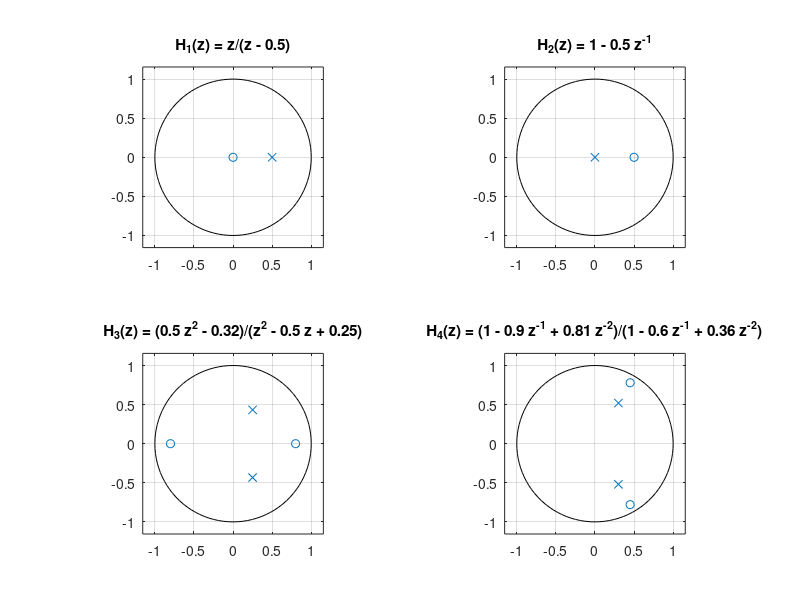

The MATLAB script that drew this image:
% 1) H(z) = z/(z - 0.5)  =>  H(z) = 1/(1 - 0.5 z^-1)
num3 = [1 0];
den3 = [1 -0.5];

% 2) H(z) = 1 - 0.5 z^-1
num4 = [1 -0.5];
den4 = [1];

% 3) H(z) = (0.5 z^2 - 0.32)/(z^2 - 0.5 z + 0.25)
% (z^-1 form is (0.5 - 0.32 z^-2)/(1 - 0.5 z^-1 + 0.25 z^-2))
num5 = [0.5 0 -0.32];
den5 = [1 -0.5 0.25];

% 4) H(z) = (1 - 0.9 z^-1 + 0.81 z^-2)/(1 - 0.6 z^-1 + 0.36 z^-2)
num6 = [1 -0.9 0.81];
den6 = [1 -0.6 0.36];

figure; 
subplot(2,2,1);
zplane(num3, den3);
title('H_1(z) = z/(z - 0.5)');

subplot(2,2,2);
zplane(num4, den4);
title('H_2(z) = 1 - 0.5 z^{-1}');

subplot(2,2,3);
zplane(num5, den5);
title('H_3(z) = (0.5 z^2 - 0.32)/(z^2 - 0.5 z + 0.25)');

subplot(2,2,4);
zplane(num6, den6);
title('H_4(z) = (1 - 0.9 z^{-1} + 0.81 z^{-2})/(1 - 0.6 z^{-1} + 0.36 z^{-2})');
